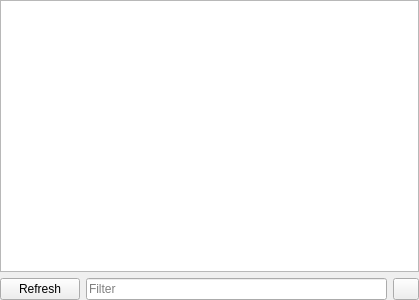
<?xml version="1.0" encoding="UTF-8"?>
<ui version="4.0">
 <class>SymbolTreeWidget</class>
 <widget class="QWidget" name="SymbolTreeWidget">
  <property name="geometry">
   <rect>
    <x>0</x>
    <y>0</y>
    <width>419</width>
    <height>300</height>
   </rect>
  </property>
  <property name="windowTitle">
   <string>Form</string>
  </property>
  <layout class="QVBoxLayout" name="vertical_layout">
   <property name="leftMargin">
    <number>0</number>
   </property>
   <property name="topMargin">
    <number>0</number>
   </property>
   <property name="rightMargin">
    <number>0</number>
   </property>
   <property name="bottomMargin">
    <number>0</number>
   </property>
   <item>
    <widget class="QTreeView" name="treeView"/>
   </item>
   <item>
    <layout class="QHBoxLayout" name="bottomPanel">
     <item>
      <widget class="QPushButton" name="refreshButton">
       <property name="text">
        <string>Refresh</string>
       </property>
      </widget>
     </item>
     <item>
      <widget class="QLineEdit" name="filterBox">
       <property name="placeholderText">
        <string>Filter</string>
       </property>
      </widget>
     </item>
     <item>
      <widget class="QPushButton" name="moreButton">
       <property name="sizePolicy">
        <sizepolicy hsizetype="Minimum" vsizetype="Fixed">
         <horstretch>0</horstretch>
         <verstretch>0</verstretch>
        </sizepolicy>
       </property>
       <property name="maximumSize">
        <size>
         <width>26</width>
         <height>16777215</height>
        </size>
       </property>
       <property name="text">
        <string/>
       </property>
       <property name="flat">
        <bool>false</bool>
       </property>
      </widget>
     </item>
    </layout>
   </item>
  </layout>
  <action name="actionGroupBySection">
   <property name="checkable">
    <bool>true</bool>
   </property>
   <property name="text">
    <string>Group by section</string>
   </property>
  </action>
  <action name="actionGroupBySourceFile">
   <property name="checkable">
    <bool>true</bool>
   </property>
   <property name="text">
    <string>Group by source file</string>
   </property>
  </action>
 </widget>
 <resources/>
 <connections/>
</ui>
